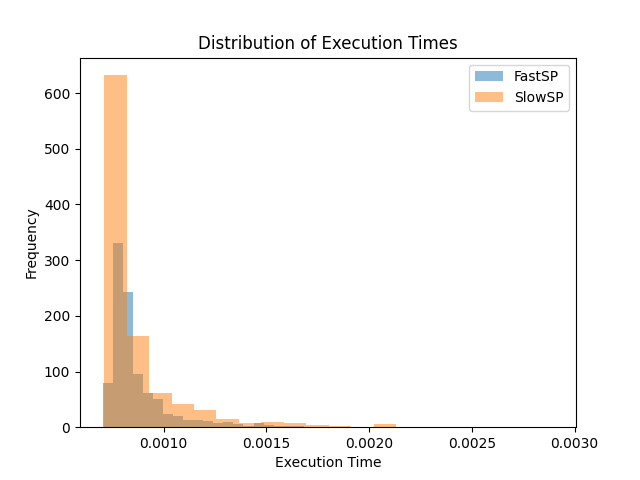

Recreate this plot in Python.
import timeit
import matplotlib.pyplot as plt
import heapq
import math

class FastQueue:
    def __init__(self):
        self.heap = []
    
    def push(self, item, priority):
        heapq.heappush(self.heap, (priority, item))
    
    def pop(self):
        return heapq.heappop(self.heap)
    
    def __len__(self):
        return len(self.heap)

class Node:
    def __init__(self, data):
        self.data = data
        self.adjacent = [] # the adjacency list is a list of Edge classes, NOT Node classes

    def __lt__(self, other):
        # Define how Nodes should be compared based on their data (this is for heapq usage so it can heapify properly)
        return self.data < other.data

class Edge:
    def __init__(self, n1, n2, weight):
        self.nodeOne = n1
        self.nodeTwo = n2
        self.weight = weight

class Graph:
    def __init__(self):
        self.elements = []

    def addNode(self, data):
        node = Node(data)
        self.elements.append(node)
        return node

    def removeNode(self, key):
        for node in self.elements:
            if node.data == key:
                self.elements.remove(node) # this looks stupid but removeNode takes a key so i think i have to do it

    def addEdge(self, n1, n2, weight):
        edge = Edge(n1, n2, weight)
        added1 = False
        added2 = False # for checking successful adding of edge
        for node in self.elements:
            if node.data == n1.data:
                node.adjacent.append(edge)
                added1 = True
            elif node.data == n2.data:
                node.adjacent.append(edge)
                added2 = True
        if added1 == False or added2 == False: # this function works assuming n1 and n2 are already within the graph
            print("Error adding edge")

    def removeEdge(self, n1, n2):
        for node in self.elements:
            for edge in node.adjacent:
                if edge.nodeOne == n1 and edge.nodeTwo == n2:
                    node.adjacent.remove(edge) # removing the edge removes any connection between the two vertices

    def importFromFile(self, file_path):
        self.elements = []

        with open(file_path, 'r') as f:
            lines = f.readlines() 

        if "strict graph" not in lines[0]:
                print("not in")
                return None 

        for line in lines[1:]:
            line = line.strip()
            if line == '}':
                break

            parts = line.replace('--', ' ').replace('[weight=', ' ').replace('];', ' ').split()
            if len(parts) == 3:
                node1_data, node2_data, weight = parts[0], parts[1], parts[2]
            elif len(parts) == 2:
                node1_data, node2_data, weight = parts[0], parts[1], 1
            if len(parts) == 2 or len(parts) == 3:

                node1 = self.findNode(node1_data)
                if not node1:
                    node1 = self.addNode(node1_data)
                
                node2 = self.findNode(node2_data)
                if not node2:
                    node2 = self.addNode(node2_data)

                self.addEdge(node1, node2, int(weight))

    def findNode(self, data):
        for node in self.elements:
            if node.data == data:
                return node
        return None
    
    def printTree(self):
        for element in self.elements:
            print(f"data: {element.data}")
            for adj in element.adjacent:
                print(f"adjacenies: {adj.nodeOne.data}, {adj.nodeTwo.data}, {adj.weight}")

    def fastSP(self, source):
        # use FastQueue with heap implementation
        distance = {node: math.inf for node in self.elements}
        distance[source] = 0
        predecessor = {node: None for node in self.elements}

        queue = FastQueue()
        queue.push(source, 0) # the "priority" of the nodes is their distance to the source node

        while queue: # while there are items to process
            # extract the node with the smallest distance from the source, which will be the top element (min-heap)
            dist, node = queue.pop()
            for edge in node.adjacent:
                dist_from_source = dist + edge.weight # calculate the distance of neighbouring nodes from the SOURCE node
                if dist_from_source < distance[edge.nodeTwo]:
                    distance[edge.nodeTwo] = dist_from_source # if you found a shorter path to neighbour node from source node, update the distance of the neighbour node
                    predecessor[edge.nodeTwo] = node
                    queue.push(edge.nodeTwo, dist_from_source) # we put any neighbours in the queue to see whatever neighbour had the smallest distance from source
        
        return distance, predecessor                                         
    
    def slowSPsearch(self, source):
        min_node = None
        min_dist = math.inf

        for node, distance in source:
            if distance < min_dist:
                min_node = node
                min_dist = distance

        return min_dist, min_node

    def slowSP(self, source):
        # implement this with an array
        distance = {node: math.inf for node in self.elements}
        distance[source] = 0
        predecessor = {node: None for node in self.elements}

        queue = []
        queue.append((source, 0))

        while queue:
            dist, node = self.slowSPsearch(queue)
            queue.remove((node, dist))
            for edge in node.adjacent:
                dist_from_source = dist + edge.weight
                if dist_from_source < distance[edge.nodeTwo]:
                    distance[edge.nodeTwo] = dist_from_source
                    predecessor[edge.nodeTwo] = node
                    queue.append((edge.nodeTwo, dist_from_source))

        return distance, predecessor
                                                                                                                                             
graph = Graph()

graph.importFromFile("random.dot")
graph.printTree()

'''
Q1) The first way, a slow way, to implement the queue is, as mentioned within the lab slides, to implement a simple array implementation 
where you use a linear search for the node with the minimum distance from the source node. However, searching through this queue would be O(n) due to
the nature of it being completely unsorted. However, the second way to implement the queue is to implement it as a priority queue 
using a min-heap. Since we are looking for the smallest current distance relative to the "origin" node, we can implement a 
min-heap, where the node with the smallest distance is simply the node at the very top of the priority queue.
Such an implementation would be O(1) IN THEORY, since the node with the smallest distance is simply at the top of the queue.
'''

# TESTING WITH TIMEIT AND MATPLOTLIB

fast_execution_times = []
slow_execution_times = []

for node in graph.elements:
    time = timeit.timeit(lambda: graph.fastSP(node), number=10)
    fast_execution_times.append(time)

for node in graph.elements:
    time = timeit.timeit(lambda: graph.slowSP(node), number=10)
    slow_execution_times.append(time)

# Report average, max, and min time
def report_stats(execution_times):
    avg_time = sum(execution_times) / len(execution_times)
    max_time = max(execution_times)
    min_time = min(execution_times)
    print(f'Average Time: {avg_time}')
    print(f'Max Time: {max_time}')
    print(f'Min Time: {min_time}')

print("\nFastSP Performance:")
report_stats(fast_execution_times)

print("\nSlowSP Performance:")
report_stats(slow_execution_times)

# Plot histogram
plt.hist(fast_execution_times, bins=20, alpha=0.5, label='FastSP')
plt.hist(slow_execution_times, bins=20, alpha=0.5, label='SlowSP')
plt.xlabel('Execution Time')
plt.ylabel('Frequency')
plt.legend(loc='upper right')
plt.title('Distribution of Execution Times')
plt.savefig('ex2.png')

'''
Q4) Despite slowSP being slower in theory due to the fact that it must linearly search through its queue to find the node with the smallest distance from the source node,
it was in fact quite similar to performance to fastSP despite fastSP using a min-heap for its queue rather than a simple array. To be honest, intuitively at first, 
this made no sense, and I did have to go through the code a few times to make sure there were no anomalies, but there don't SEEM to be any, and so the only way I believe
this could have happened is due to the fact that the queues within both fastSP and slowSP are such a small size upon execution (likely not exceeding 10 nodes within the queue at the same time)
due to the structure of random.dot. Because the queues are so small, and because the min-heap has to heapify itself every time a new node is added (which is O(nlogn)), they end up taking
a very similar time to execute. Not only that, but the queue implementation is a small part of dijkstra's algorithm in terms of overall complexity, since the entire algorithm itself is of O(n^2),
and so this may also be why the execution times, in the end, were very similar. 
'''